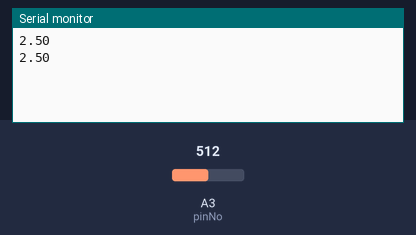
Simulated run of this sketch. Board: Arduino Uno, built with avr-gcc and run on an emulated ATmega328P. Shown: the last lines printed to the serial monitor. The test bench sets the inputs (shaded band); at power-on: A3 (pinNo) = 512.

Above: at 1.5 s.
1.6 s: A3 (pinNo) set to 716
At 1.6 s:
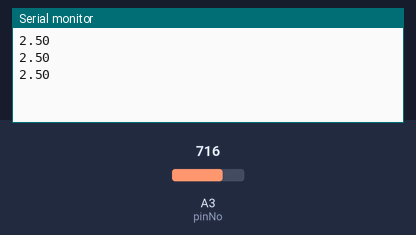
3.1 s: A3 (pinNo) set to 900
At 3.1 s:
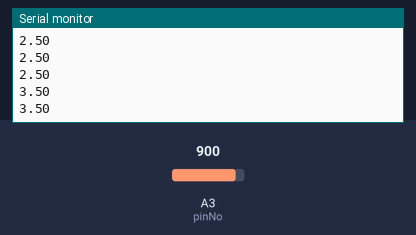
Timing chart, 0 to 6.1 s (numbered marks = the images above; inputs shaded):
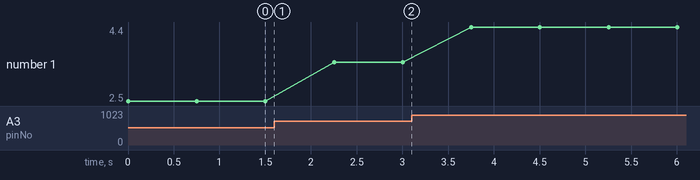

The sketch:

multimeter.ino
```cpp
int pinNo = A3;
int readOutput;
float v;
int sleep = 750;

void setup() {
  pinMode(pinNo,INPUT);
  Serial.begin(9600);
}

void loop() {
  readOutput = analogRead(pinNo);
  v = (5. / 1023.) * readOutput;
  Serial.println(v);
  delay(sleep);
}
```

Measured:
- plotted number 1: 2.5 → 3.5 after the input at 1.6 s, 3.5 → 4.4 after the input at 3.1 s
